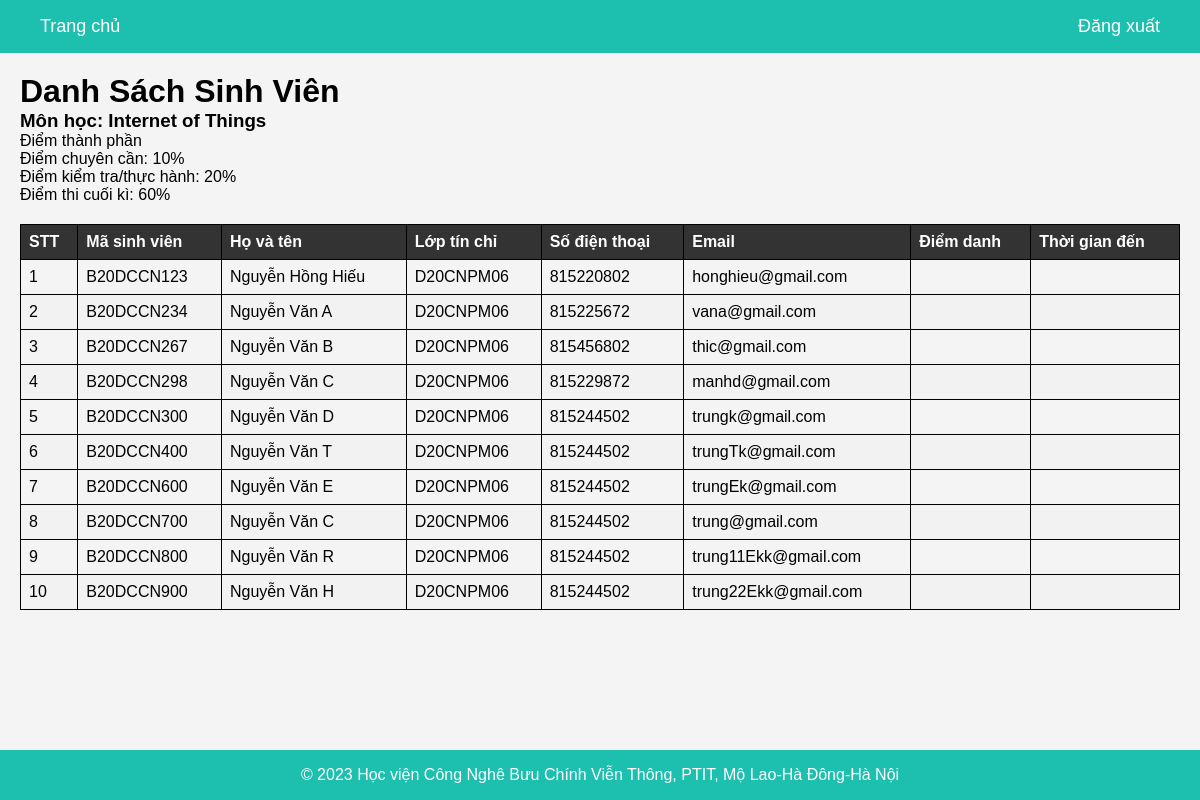
/liststudent/2, run on the app's committed database.
### models/Model.py (models this page shows, shortened)
class Course(db.Model):
    id = db.Column(db.Integer, primary_key=True)
    name = db.Column(db.String(100), nullable=False)
    code = db.Column(db.String(20), nullable=False, unique=True)
    class_group = db.Column(db.String(20), nullable=False)
    user_id = db.Column(db.Integer, db.ForeignKey('user.id'), nullable=False)

class Student(db.Model):
    id = db.Column(db.Integer, primary_key=True)
    student_id = db.Column(db.String(20), nullable=False)
    name = db.Column(db.String(100), nullable=False)
    class_credits = db.Column(db.String(20), nullable=False)
    phone_number = db.Column(db.String(15), nullable=True)
    email = db.Column(db.String(255), nullable=False)
    course_id = db.Column(db.Integer, db.ForeignKey('course.id'), nullable=False)

### main.py (the view)
@app.route('/liststudent/<int:course_id>', methods=['GET', 'POST'])
def list_student(course_id):
    students = Student.query.filter_by(course_id=course_id).all()
    course = Course.query.filter_by(id=course_id).first()
    print(students)
    return render_template('listStudent.html', students=students, course=course)

### templates/listStudent.html (shortened to what this page needs)
<!DOCTYPE html>
<html lang="en">
<head>
    <link rel="stylesheet" href="{{ url_for('static', filename='style/styleNewpage.css') }}">
</head>
<body>
    <header>
        <nav>
            <ul>
                <li><a href="{{ url_for('index')}}">Trang chủ</a></li>
                <li><a href="javascript:void(0);" onclick="confirmLogout()">Đăng xuất</a></li>
            </ul>
        </nav>
    </header>
    <main>
        <h1>Danh Sách Sinh Viên</h1>
        <h3>Môn học: {{ course.name}}</h3>
        <p>Điểm thành phần</p>
        <p>Điểm chuyên cần: 10%</p>
        <p>Điểm kiểm tra/thực hành: 20%</p>
        <p>Điểm thi cuối kì: 60%</p>
        <table id="student-table">
            <thead>
                <tr>
                    <th>STT</th>
                    <th>Mã sinh viên</th>
                    <th>Họ và tên</th>
                    <th>Lớp tín chỉ</th>
                    <th>Số điện thoại</th>
                    <th>Email</th>
                    <th>Điểm danh</th>
                    <th>Thời gian đến</th>
                </tr>
            </thead>
            <tbody>
                    {% for i in range(students|length): %}
                        <tr>
                            <td>{{ i + 1 }}</td>
                            <td>{{ students[i].student_id }}</td>
                            <td>{{ students[i].name }}</td>
                            <td>{{ students[i].class_credits }}</td>
                            <td>{{ students[i].phone_number }}</td>
                            <td>{{ students[i].email }}</td>
                            <td id="attendee_{{students[i].student_id}}" style="text-align: center"></td>
                            <td id="time_{{students[i].student_id}}"></td>
                        </tr>
                    {% endfor %}
            </tbody>
        </table>
    </main>
    <footer>
        <p>&copy; 2023 Học viện Công Nghê Bưu Chính Viễn Thông, PTIT, Mộ Lao-Hà Đông-Hà Nội</p>
    </footer>
</body>
</html>

### static/style/styleNewpage.css (style rules this page uses)
* { margin: 0; padding: 0; box-sizing: border-box; }
body { font-family: Arial, sans-serif; background-color: #f4f4f4; margin: 0; padding: 0; }
header { background-color: #1dbfaf; color: #fff; padding: 1rem 0; }
nav ul { list-style: none; }
nav ul li { display: inline; margin-right: 40px; margin-left: 40px; }
nav ul li a { color: #fff; text-decoration: none; font-size: 18px; }
nav ul li:last-child { float: right; }
main { padding: 20px; }
table { width: 100%; border-collapse: collapse; margin-top: 20px; }
th, td { border: 1px solid #ddd; padding: 10px; text-align: left; }
th { background-color: #333; color: #fff; }
tr:nth-child(even) { background-color: #f2f2f2; }
footer { background-color: #1dbfaf; color: #fff; text-align: center; padding: 1rem 0; position: fixed; bottom: 0; width: 100%; }
#student-table { border-collapse: collapse; width: 100%; position: relative; }
#student-table th, #student-table td { border: 1px solid black; padding: 8px; text-align: left; }

### data on the page
Course: name "Internet of Things"
Student: student "B20DCCN123", name "Nguyễn Hồng Hiếu", class_credits "D20CNPM06", phone_number "815220802", email "honghieu@gmail.com"
Student: student "B20DCCN234", name "Nguyễn Văn A", class_credits "D20CNPM06", phone_number "815225672", email "vana@gmail.com"
Student: student "B20DCCN267", name "Nguyễn Văn B", class_credits "D20CNPM06", phone_number "815456802", email "thic@gmail.com"
Student: student "B20DCCN298", name "Nguyễn Văn C", class_credits "D20CNPM06", phone_number "815229872", email "manhd@gmail.com"
Student: student "B20DCCN300", name "Nguyễn Văn D", class_credits "D20CNPM06", phone_number "815244502", email "trungk@gmail.com"
Student: student "B20DCCN400", name "Nguyễn Văn T", class_credits "D20CNPM06", phone_number "815244502", email "trungTk@gmail.com"
Student: student "B20DCCN600", name "Nguyễn Văn E", class_credits "D20CNPM06", phone_number "815244502", email "trungEk@gmail.com"
Student: student "B20DCCN700", name "Nguyễn Văn C", class_credits "D20CNPM06", phone_number "815244502", email "trung@gmail.com"
Student: student "B20DCCN800", name "Nguyễn Văn R", class_credits "D20CNPM06", phone_number "815244502", email "trung11Ekk@gmail.com"
Student: student "B20DCCN900", name "Nguyễn Văn H", class_credits "D20CNPM06", phone_number "815244502", email "trung22Ekk@gmail.com"

### other printed values
{{ i + 1 }} "1" "2" "3" "4" "5" "6" "7" "8" "9" "10"
